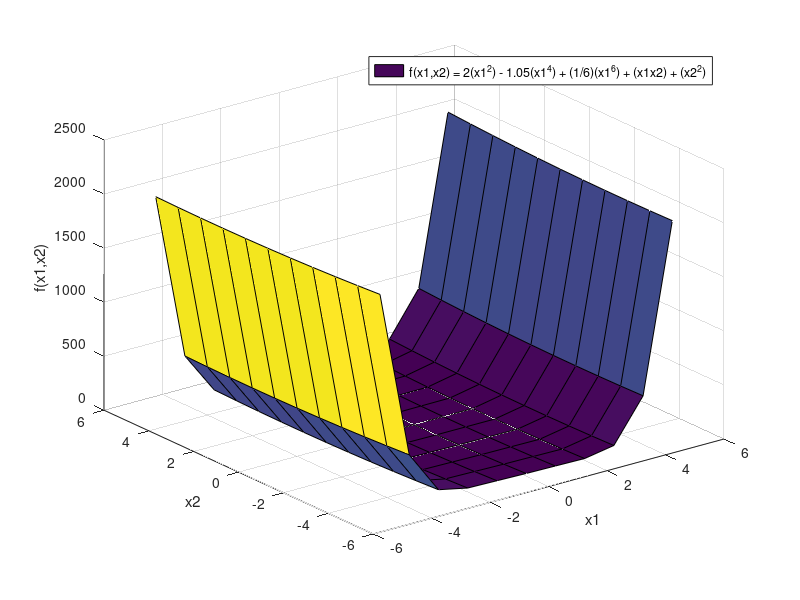

Source code (MATLAB):
[x1,x2] = meshgrid(-5:1:5,-5:1:5);
z = 2.*(x1.^2) - 1.05.*(x1.^4) + (1/6).*(x1.^6) + (x1.*x2) + (x2.^2);
surf(x1,x2,z);
xlabel('x1');
ylabel('x2');
zlabel('f(x1,x2)');
legend('f(x1,x2) = 2(x1^2) - 1.05(x1^4) + (1/6)(x1^6) + (x1x2) + (x2^2)');
